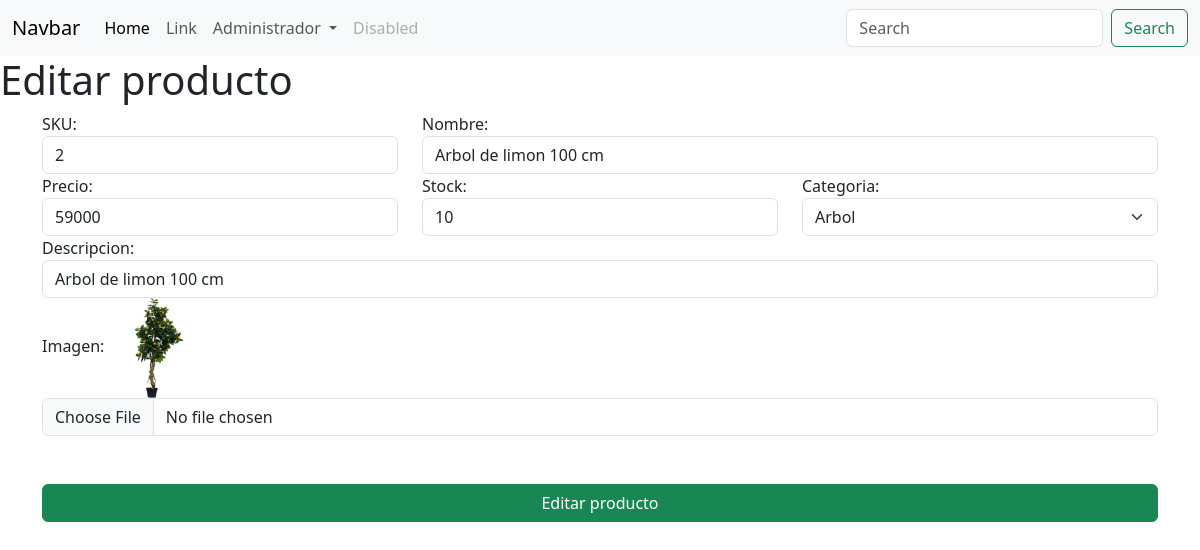
/editarProducto/2, run on the app's committed database.
### apps/Tienda/models.py (models this page shows, shortened)
class Producto(models.Model):
    sku = models.CharField(primary_key=True,max_length=15)
    nombre = models.CharField(max_length=50)
    precio = models.IntegerField()
    stock = models.IntegerField()
    fecha = models.DateField(auto_now_add=True)
    descripcion = models.CharField(max_length=120)
    imagenUrl = models.ImageField(upload_to="imagenesProducto")
    categoriaId = models.ForeignKey(Categoria, on_delete=models.CASCADE)

class Categoria(models.Model):
    id_categoria = models.IntegerField(primary_key=True)
    nombre_categoria = models.CharField(max_length=22)

### apps/Tienda/views.py (the view)
# urls.py: path('editarProducto/<sku>',views.cargarEditarProducto),
def cargarEditarProducto(request,sku):
    prod = Producto.objects.get(sku = sku)
    categorias = Categoria.objects.all()
    return render(request,"editarProducto.html",{"prod":prod, "cate":categorias})

### apps/Tienda/templates/editarProducto.html (shortened to what this page needs)
{% extends './base.html' %}
{% block body %}
    <h1>Editar producto</h1>
    <div class="container">
        <form action="/editarProducto" method="POST" enctype="multipart/form-data">{% csrf_token %}
            <div class="row">
                <div class="col-md-4">
                    <label for="txtSku">SKU:</label>
                    <input readonly value="{{prod.sku}}" name="txtSku" id="txtSku" type="text" class="form-control">
                </div>
                <div class="col-md-8">
                    <label for="txtnombre">Nombre:</label>
                    <input value="{{prod.nombre}}" name="txtnombre" id="txtnombre" type="text" class="form-control">
                </div>
                <div class="col-md-4">
                    <label for="txtprecio">Precio:</label>
                    <input value="{{prod.precio}}" name="txtprecio" id="txtprecio" type="text" class="form-control">
                </div>
                <div class="col-md-4">
                    <label for="txtStock">Stock:</label>
                    <input value="{{prod.stock}}" name="txtStock" id="txtStock" type="text" class="form-control">
                </div>
                <div class="col-md-4">
                    <label for="cmbCategoria">Categoria:</label>
                    <select id="cmbCategoria" name="cmbCategoria" class="form-select" aria-label="Default select example">
                        {% for c in cate %}
                        <option value="{{c.id_categoria}}" {% if c.id_categoria == prod.categoriaId.id_categoria %} selected {% endif %} >{{c.nombre_categoria}}</option>
                        {% endfor %}
                      </select>
                </div>
                <div class="col-md-12">
                    <label for="txtDescripcion">Descripcion:</label>
                    <input value="{{prod.descripcion}}" name="txtDescripcion" id="txtDescripcion" type="text" class="form-control">
                </div>
                <div class="col-md-12">
                    <label for="txtImagen">Imagen:</label>
                    <img src="{{prod.imagenUrl.url}}" height="100" alt="">
                    <input name="txtImagen" id="txtImagen" type="file" class="form-control">
                </div>
            </div>
            <button class="btn btn-success mt-5 w-100">Editar producto</button>
        </form>
    </div>
    {% endblock %}

### data on the page
Producto: txtSku "2", txtnombre "Arbol de limon 100 cm", txtprecio "59000", txtStock "10", cmbCategoria "Arbol", txtDescripcion "Arbol de limon 100 cm", imagenUrl (picture)
